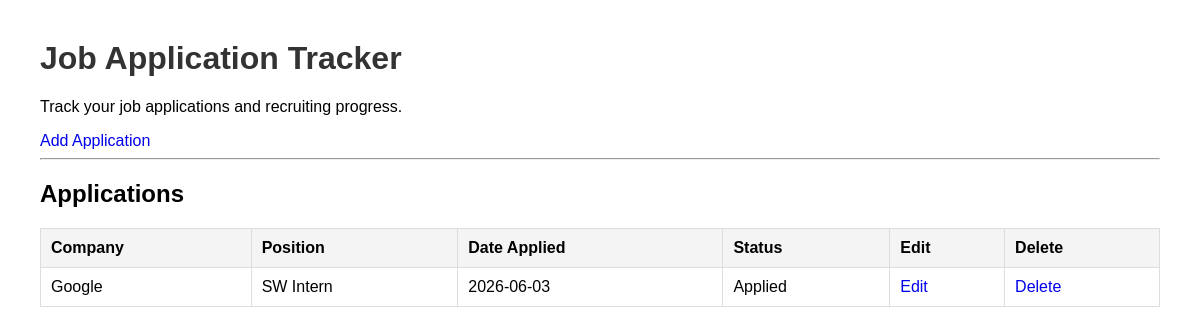
Before: / with the older database file.
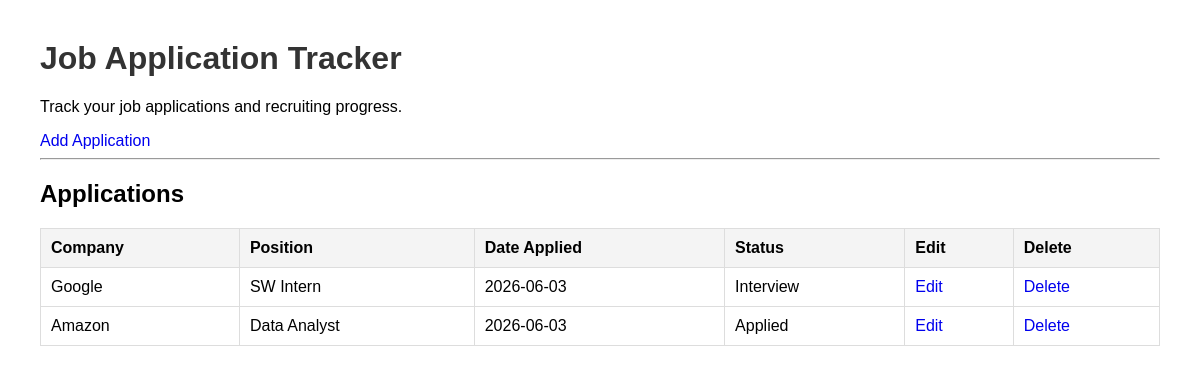
After: the same page with the newer database file.
### tables this page shows
CREATE TABLE applications (
    id INTEGER PRIMARY KEY AUTOINCREMENT,
    company TEXT NOT NULL,
    position TEXT NOT NULL,
    status TEXT NOT NULL,
    date_applied TEXT NOT NULL
);

### app.py (the view)
@app.route("/")
def home():
    connection = sqlite3.connect("applications.db")
    cursor = connection.cursor()
    cursor.execute("SELECT * FROM applications")
    applications = cursor.fetchall()
    connection.close()
    return render_template(
        "index.html",
        applications=applications
    )

### templates/index.html (shortened to what this page needs)
<!DOCTYPE html>
<html>
<head>
    <link rel="stylesheet" href="{{ url_for('static', filename='style.css') }}">
</head>
<body>
    <h1>Job Application Tracker</h1>
    <p>Track your job applications and recruiting progress.</p>
    <a href="/add">Add Application</a>
    <hr>
    <h2>Applications</h2>
    <table>
        <tr>
            <th>Company</th>
            <th>Position</th>
            <th>Date Applied</th>
            <th>Status</th>
            <th>Edit</th>
            <th>Delete</th>
        </tr>
        {% for application in applications %}
        <tr>
            <td>{{ application[1] }}</td>
            <td>{{ application[2] }}</td>
            <td>{{ application[4] }}</td>
            <td>{{ application[3] }}</td>
            <td>
                <a href="/edit/{{ application[0] }}">
                    Edit
                </a>
            </td>
            <td>
                <a href="/delete/{{ application[0] }}">
                    Delete
                </a>
            </td>
        </tr>
        {% endfor %}
    </table>
</body>
</html>

### static/style.css (style rules this page uses)
body { font-family: Arial, sans-serif; margin: 40px; }
h1 { color: #333; }
table { border-collapse: collapse; width: 100%; }
th, td { border: 1px solid #ddd; padding: 10px; text-align: left; }
th { background-color: #f4f4f4; }
a { text-decoration: none; }

Changed rows visible on the page:
changed applications "Google": status "Applied" → "Interview"
added applications: company "Amazon", position "Data Analyst", date_applied "2026-06-03", status "Applied"
